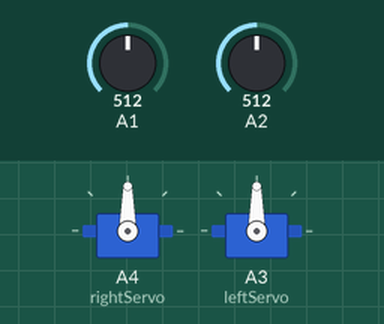
Recording of a sketch running on a simulated Arduino Uno, built with avr-gcc and run on an emulated ATmega328P. Shown: 2 × servo. Inputs (shaded band) come from the test bench; at power-on: A1 = 512, A2 = 512.

Above: at 1.2 s.
1.3 s: A1 set to 716
At 2.3 s:
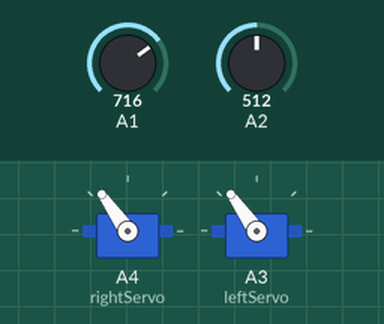
2.8 s: A2 set to 716
At 3.4 s:
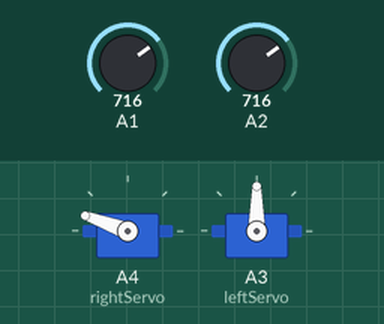
4.3 s: A1 set to 900
At 4.6 s:
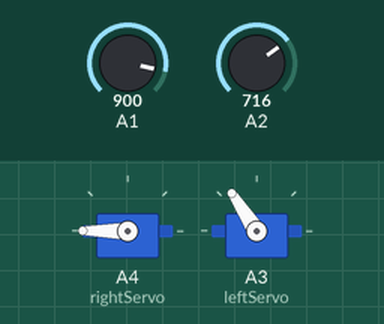
5.8 s: A2 set to 900
At 6.9 s:
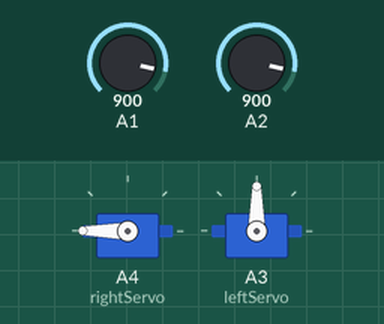
7.3 s: A1 set to 1023
At 8.0 s:
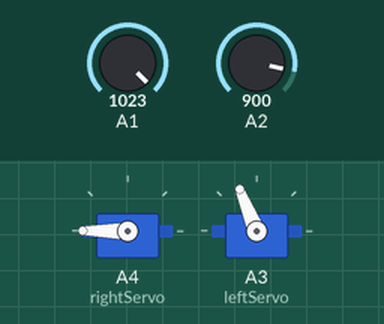
8.8 s: A2 set to 511
At 9.2 s:
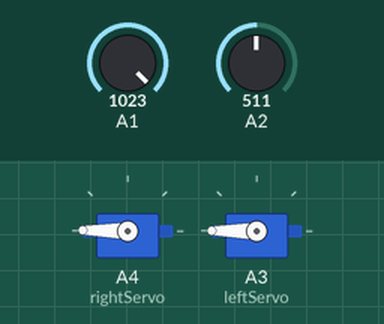
Timing chart, 0 to 11.3 s (numbered marks = the images above; inputs shaded):
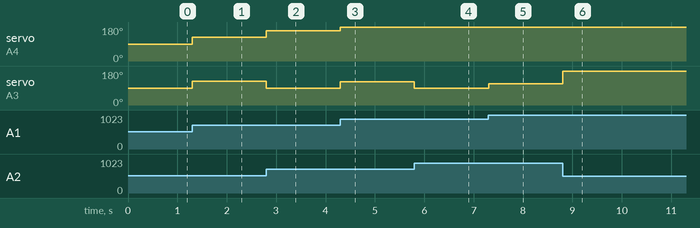

The sketch:

robotics.ino
```cpp
#include <Servo.h> // This imports the header file for servo functions
int leftAdd, rightAdd; // intializes these variables
Servo leftServo, rightServo; // Creates and initializes the servo objects
void setup() {
  rightServo.attach(A4); // rightServo inputs/outputs will come from the specified port
  leftServo.attach(A3); // leftServo inputs/outputs will come from the specified port
  rightServo.write(90); // Writes the stop states to the 360 servos
  leftServo.write(90); // Writes the stop states to the 360 servos
}

void loop() {
  int joyX = analogRead(A1); // Reads input from the joystick
  int joyY = analogRead(A2); // Reads the input from the joystick
  int mapY = map(joyY, 0, 1023, 0, 180); // Converts the inputs from the joystick inputs to be written to the servos
  int mapX = map(joyX, 0, 1023, 0, 180); // Converts the inputs from the joystick inputs to be written to the servos
  leftAdd = mapX - 90; // This will take the mapped value minus the center point of the 360 servos
  rightAdd = mapX - 90; // This will take the mapped value minus the center point of the 360 servos

  int rightServoVal = mapY + rightAdd; // This will set the outputs for the servo
  int leftServoVal = 180 - mapY + leftAdd; // This will set the outputs of the servo

  rightServo.write(rightServoVal); // Writes the values to the servo
  leftServo.write(leftServoVal); // Writes the values to the servo

}
```

Measured:
- after the input at 1.3 s, servo on A4 (rightServo), servo on A3 (leftServo): 90° → 125° at once
- after the input at 2.8 s, servo on A4 (rightServo): 125° → 160° at once; servo on A3 (leftServo): 125° → 90° at once
- after the input at 4.3 s, servo on A4 (rightServo): 160° → 180° at once; servo on A3 (leftServo): 90° → 123° at once
- after the input at 5.8 s, servo on A3 (leftServo): 123° → 90° at once
- after the input at 7.3 s, servo on A3 (leftServo): 90° → 112° at once
- after the input at 8.8 s, servo on A4 (rightServo): 180° → 179° at once; servo on A3 (leftServo): 112° → 180° at once
